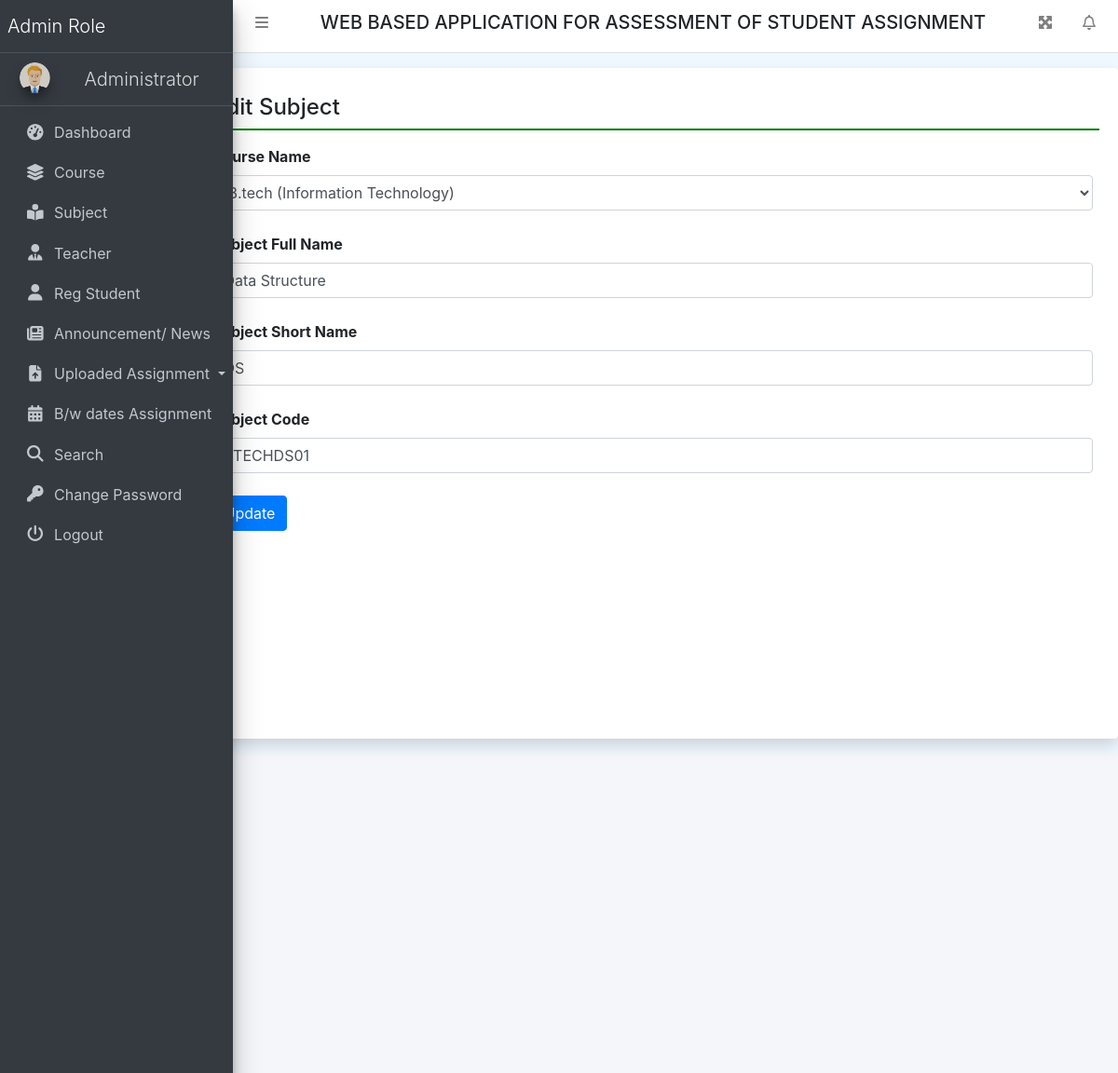
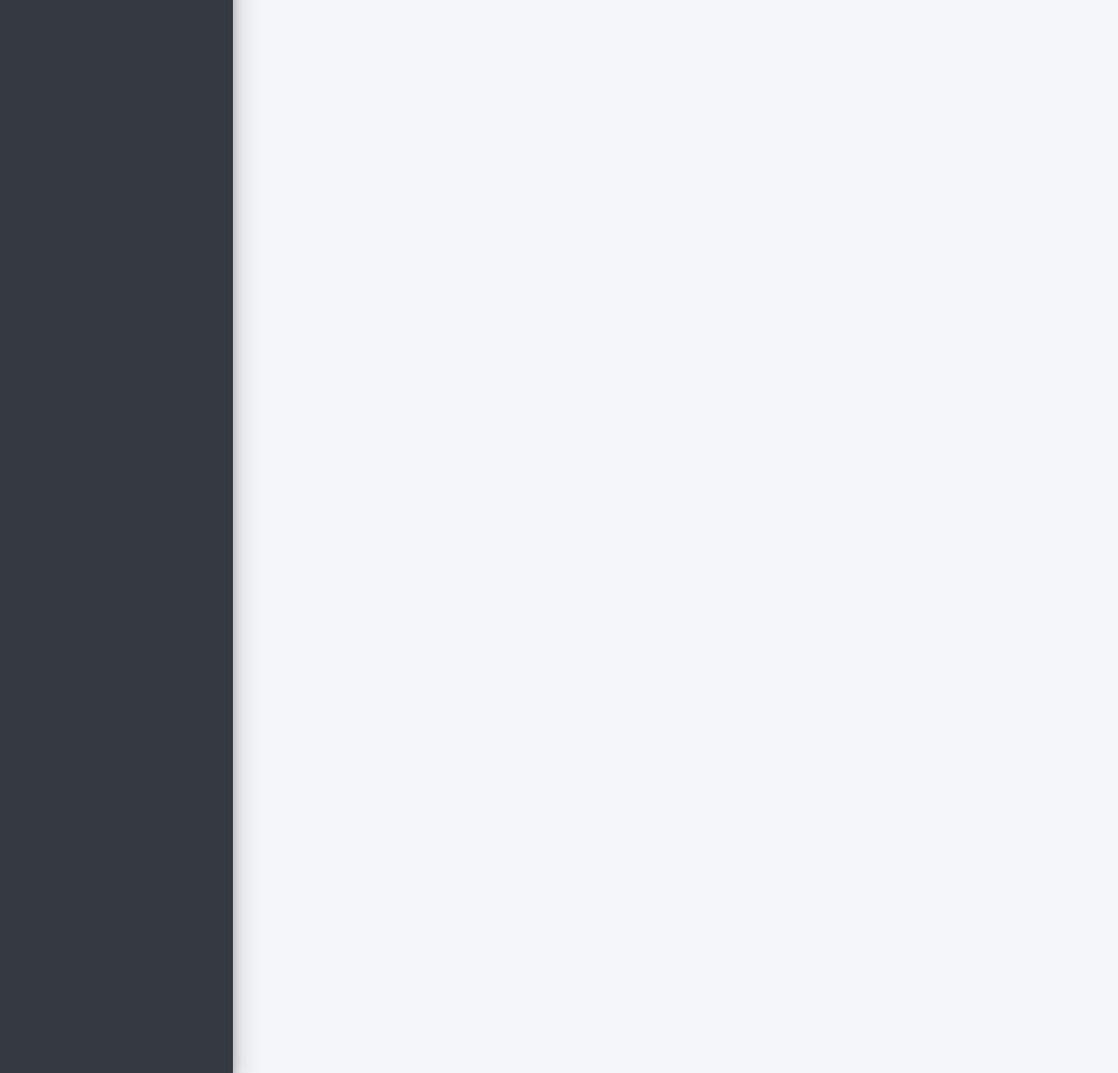
The page /editSubject/4 (signed in) on the database its author committed (2 pictures, top to bottom).
### collegeAssignment/models.py (models this page shows, shortened)
class Subject(models.Model):
    course = models.ForeignKey(Course, on_delete=models.CASCADE)
    SubjectFullname = models.CharField(max_length=200, null=True)
    SubjectShortname = models.CharField(max_length=50, null=True)
    SubjectCode = models.CharField(max_length=50, null=True)
    CreationDate = models.DateTimeField(auto_now_add=True)

class Course(models.Model):
    BranchName = models.CharField(max_length=150, null=True)
    CourseName = models.CharField(max_length=200, null=True)
    CreationDate = models.DateTimeField(auto_now_add=True)

### collegeAssignment/views.py (the view, shortened to what this page needs)
# urls.py: path('editSubject/<int:pid>', editSubject, name='editSubject'),
def editSubject(request, pid):
    if not request.user.is_authenticated:
        return redirect('admin_login')
    error = ""
    course = Course.objects.all()
    subject = Subject.objects.get(id=pid)
    return render(request, 'editSubject.html', locals())

### collegeAssignment/templates/editSubject.html (shortened to what this page needs)
{% extends 'header.html' %}
{% block main %}
<div class="card shadow mt-3 offset-2" style="min-height: 90vh">
    <div class="card-body">
        <h4 class="p-2" style="border-bottom: 2px solid green;">Edit Subject</h4>
        <div class="container-fluid mt-3">
            <div class="form-group">
                <form method="post">
                    <label>Course Name</label>
                    <select class="form-control" name="course" id="course">
                        <option value="{{subject.course.id}}">{{subject.course.CourseName}} ({{subject.course.BranchName}})</option>
                    </select>
                    <br>
                    <label>Subject Full Name</label>
                    <input type="text" name="SubjectFullname" value="{{subject.SubjectFullname}}" class="form-control">
                    <br>
                    <label>Subject Short Name</label>
                    <input type="text" name="SubjectShortname" value="{{subject.SubjectShortname}}" class="form-control">
                    <br>
                    <label>Subject Code</label>
                    <input type="text" name="SubjectCode" value="{{subject.SubjectCode}}" class="form-control">
                    <br>
                    <input type="submit" value="Update" class="btn btn-primary">
                </form>
            </div>
        </div>
    </div>
</div>
{% endblock %}

### collegeAssignment/templates/header.html (style rules this page uses)
body { background-color: aliceblue; }

### rows shown on the page
Subject: course "B.tech (Information Technology)", SubjectFullname "Data Structure", SubjectShortname "DS", SubjectCode "BTECHDS01"
